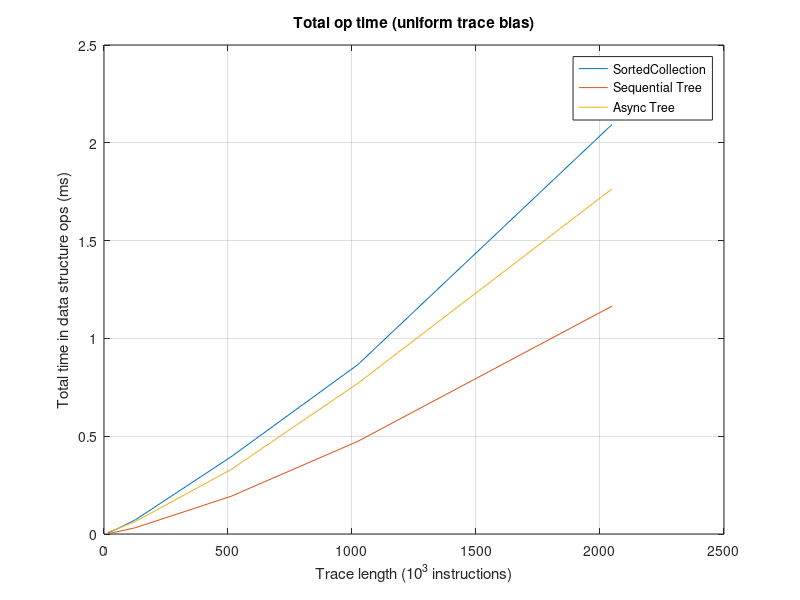
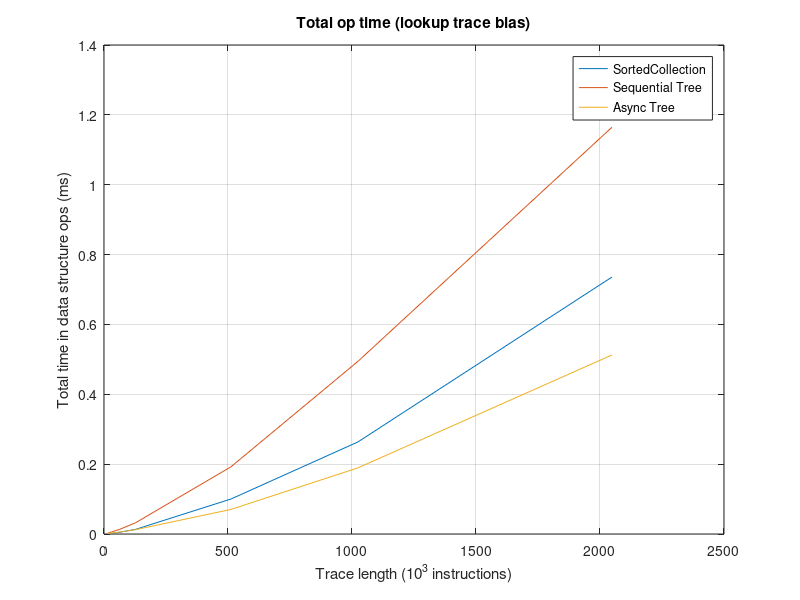
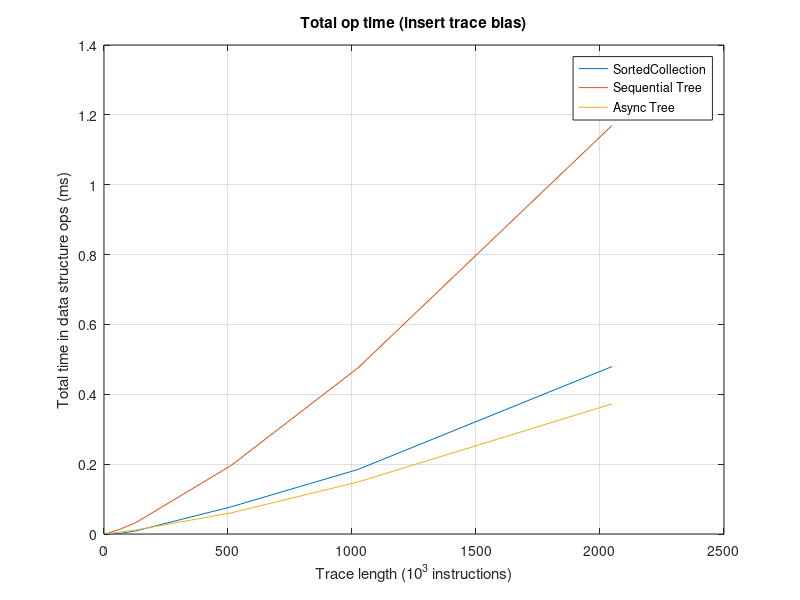
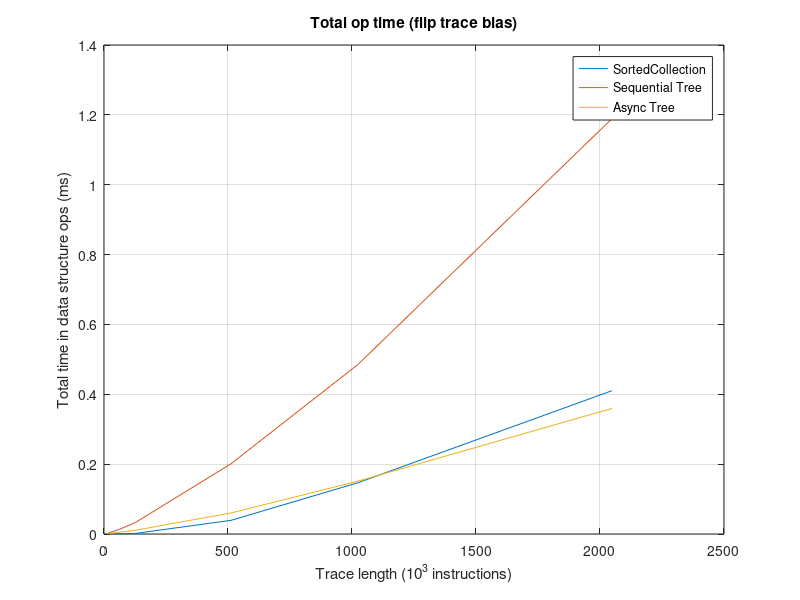

Here is the MATLAB script that generated these plots, in order:
% Make pretty plots of data
%
% 15-418 project
% Team Veggie Tales

%
% Load result sets
%
% results = csvread('results-ghc.csv');
results = csvread('results-laptop.csv');

tvt = csvread('treevtree.csv');

% Get data columns
SCTrial  = results(:,1);
SCOps    = results(:,2);
SCInsert = results(:,3);
SCLookup = results(:,4);
SCDelete = results(:,5);
RBTrial  = results(:,6);
RBOps    = results(:,7);
RBInsert = results(:,8);
RBLookup = results(:,9);
RBDelete = results(:,10);
ATTrial  = tvt(:,1);
ATOps    = tvt(:,2);
ATInsert = tvt(:,3);
ATLookup = tvt(:,4);
ATDelete = tvt(:,5);

%
% Get row indices for parameters
%

% Array versions
v4 = logical([ones(192,1); zeros(192*2,1)]);
v8 = logical([zeros(192,1); ones(192,1); zeros(192,1)]);
v9 = logical([zeros(192*2,1); ones(192,1)]);
% Trace runners
disk = logical(repmat([ones(96,1); zeros(96,1)],3,1));
mem  = logical(repmat([zeros(96,1); ones(96,1)],3,1));
% Lengths
l16k   = logical(repmat([ones(16,1); zeros(16*5,1)],6,1));
l64k   = logical(repmat([zeros(16,1); ones(16,1); zeros(16*4,1)],6,1));
l128k  = logical(repmat([zeros(16*2,1); ones(16,1); zeros(16*3,1)],6,1));
l512k  = logical(repmat([zeros(16*3,1); ones(16,1); zeros(16*2,1)],6,1));
l1024k = logical(repmat([zeros(16*4,1); ones(16,1); zeros(16,1)],6,1));
l2048k = logical(repmat([zeros(16*5,1); ones(16,1)],6,1));
% Biases
buniform = logical(repmat([ones(4,1); zeros(4*3,1)],36,1));
blookup  = logical(repmat([zeros(4,1); ones(4,1); zeros(4*2,1)],36,1));
binsert  = logical(repmat([zeros(4*2,1); ones(4,1); zeros(4,1)],36,1));
bburst   = logical(repmat([zeros(4*3,1); ones(4,1)],36,1));
% Delays
d100us = logical(repmat([1;0;0;0],144,1));
d500us = logical(repmat([0;1;0;0],144,1));
d1ms   = logical(repmat([0;0;1;0],144,1));
d5ms   = logical(repmat([0;0;0;1],144,1));

% Values for x axis
arrays = [1,2,3];
runners = [1,2];
lengths = [16,64,128,512,1024,2048];
biases = [1,2,3,4];
delays = [100,500,1000,5000];

%
% PLOTS WOOO
% 

%% [V9 Mem 1ms] Op time vs Trace Len for Trace Bias
figure;
plot( ...
    lengths, SCOps(v9&mem&buniform&d1ms), ...
    lengths, RBOps(v9&mem&buniform&d1ms), ...
    lengths, ATOps(v4&mem&buniform&d1ms)  ...
);
title('Total op time (uniform trace bias)');
legend('SortedCollection', 'Sequential Tree', 'Async Tree');
ylabel('Total time in data structure ops (ms)');
xlabel('Trace length (10^3 instructions)');
grid on;
figure;
plot( ...
    lengths, SCOps(v9&mem&blookup&d1ms), ...
    lengths, RBOps(v9&mem&blookup&d1ms), ...
    lengths, ATOps(v4&mem&blookup&d1ms)  ...
);
title('Total op time (lookup trace bias)');
legend('SortedCollection', 'Sequential Tree', 'Async Tree');
ylabel('Total time in data structure ops (ms)');
xlabel('Trace length (10^3 instructions)');
grid on;
figure;
plot( ...
    lengths, SCOps(v9&mem&binsert&d1ms), ...
    lengths, RBOps(v9&mem&binsert&d1ms), ...
    lengths, ATOps(v4&mem&binsert&d1ms)  ...
);
title('Total op time (insert trace bias)');
legend('SortedCollection', 'Sequential Tree', 'Async Tree');
ylabel('Total time in data structure ops (ms)');
xlabel('Trace length (10^3 instructions)');
grid on;
figure;
plot( ...
    lengths, SCOps(v9&mem&bburst&d1ms), ...
    lengths, RBOps(v9&mem&bburst&d1ms), ...
    lengths, ATOps(v4&mem&bburst&d1ms)  ...
);
title('Total op time (flip trace bias)');
legend('SortedCollection', 'Sequential Tree', 'Async Tree');
ylabel('Total time in data structure ops (ms)');
xlabel('Trace length (10^3 instructions)');
grid on;

%% [V9 Mem 1ms] INSERT time vs Trace Len for Trace Bias
figure;
plot( ...
    lengths, SCInsert(v9&mem&buniform&d1ms), ...
    lengths, RBInsert(v9&mem&buniform&d1ms), ...
    lengths, ATInsert(v4&mem&buniform&d1ms)  ...
);
title('Avg insert time (uniform trace bias)');
legend('SortedCollection', 'Sequential Tree', 'Async Tree');
ylabel('Avg insert time (ms)');
xlabel('Trace length (10^3 instructions)');
grid on;
figure;
plot( ...
    lengths, SCInsert(v9&mem&blookup&d1ms), ...
    lengths, RBInsert(v9&mem&blookup&d1ms), ...
    lengths, ATInsert(v4&mem&blookup&d1ms)  ...
);
title('Avg insert time (lookup trace bias)');
legend('SortedCollection', 'Sequential Tree', 'Async Tree');
ylabel('Avg insert time (ms)');
xlabel('Trace length (10^3 instructions)');
grid on;
figure;
plot( ...
    lengths, SCInsert(v9&mem&binsert&d1ms), ...
    lengths, RBInsert(v9&mem&binsert&d1ms), ...
    lengths, ATInsert(v4&mem&binsert&d1ms)  ...
);
title('Avg insert time (insert trace bias)');
legend('SortedCollection', 'Sequential Tree', 'Async Tree');
ylabel('Avg insert time (ms)');
xlabel('Trace length (10^3 instructions)');
grid on;
figure;
plot( ...
    lengths, SCInsert(v9&mem&bburst&d1ms), ...
    lengths, RBInsert(v9&mem&bburst&d1ms), ...
    lengths, ATInsert(v4&mem&bburst&d1ms)  ...
);
title('Avg insert time (flip trace bias)');
legend('SortedCollection', 'Sequential Tree', 'Async Tree');
ylabel('Avg insert time (ms)');
xlabel('Trace length (10^3 instructions)');
grid on;

%% [V9 Mem 1ms] LOOKUP time vs Trace Len for Trace Bias
figure;
plot( ...
    lengths, SCLookup(v9&mem&buniform&d1ms), ...
    lengths, RBLookup(v9&mem&buniform&d1ms), ...
    lengths, ATLookup(v4&mem&buniform&d1ms)  ...
);
title('Avg lookup time (uniform trace bias)');
legend('SortedCollection', 'Sequential Tree', 'Async Tree');
ylabel('Avg lookup time (ms)');
xlabel('Trace length (10^3 instructions)');
grid on;
figure;
plot( ...
    lengths, SCLookup(v9&mem&blookup&d1ms), ...
    lengths, RBLookup(v9&mem&blookup&d1ms), ...
    lengths, ATLookup(v4&mem&blookup&d1ms)  ...
);
title('Avg lookup time (lookup trace bias)');
legend('SortedCollection', 'Sequential Tree', 'Async Tree');
ylabel('Avg lookup time (ms)');
xlabel('Trace length (10^3 instructions)');
grid on;
figure;
plot( ...
    lengths, SCLookup(v9&mem&binsert&d1ms), ...
    lengths, RBLookup(v9&mem&binsert&d1ms), ...
    lengths, ATLookup(v4&mem&binsert&d1ms)  ...
);
title('Avg lookup time (insert trace bias)');
legend('SortedCollection', 'Sequential Tree', 'Async Tree');
ylabel('Avg lookup time (ms)');
xlabel('Trace length (10^3 instructions)');
grid on;
figure;
plot( ...
    lengths, SCLookup(v9&mem&bburst&d1ms), ...
    lengths, RBLookup(v9&mem&bburst&d1ms), ...
    lengths, ATLookup(v4&mem&bburst&d1ms)  ...
);
title('Avg lookup time (flip trace bias)');
legend('SortedCollection', 'Sequential Tree', 'Async Tree');
ylabel('Avg lookup time (ms)');
xlabel('Trace length (10^3 instructions)');
grid on;

%% [V9 Mem 1ms] DELETE time vs Trace Len for Trace Bias
figure;
plot( ...
    lengths, SCDelete(v9&mem&buniform&d1ms), ...
    lengths, RBDelete(v9&mem&buniform&d1ms), ...
    lengths, ATDelete(v4&mem&buniform&d1ms)  ...
);
title('Avg delete time (uniform trace bias)');
legend('SortedCollection', 'Sequential Tree', 'Async Tree');
ylabel('Avg delete time (ms)');
xlabel('Trace length (10^3 instructions)');
grid on;
figure;
plot( ...
    lengths, SCDelete(v9&mem&blookup&d1ms), ...
    lengths, RBDelete(v9&mem&blookup&d1ms), ...
    lengths, ATDelete(v4&mem&blookup&d1ms)  ...
);
title('Avg delete time (lookup trace bias)');
legend('SortedCollection', 'Sequential Tree', 'Async Tree');
ylabel('Avg delete time (ms)');
xlabel('Trace length (10^3 instructions)');
grid on;
figure;
plot( ...
    lengths, SCDelete(v9&mem&binsert&d1ms), ...
    lengths, RBDelete(v9&mem&binsert&d1ms), ...
    lengths, ATDelete(v4&mem&binsert&d1ms)  ...
);
title('Avg delete time (insert trace bias)');
legend('SortedCollection', 'Sequential Tree', 'Async Tree');
ylabel('Avg delete time (ms)');
xlabel('Trace length (10^3 instructions)');
grid on;
figure;
plot( ...
    lengths, SCDelete(v9&mem&bburst&d1ms), ...
    lengths, RBDelete(v9&mem&bburst&d1ms), ...
    lengths, ATDelete(v4&mem&bburst&d1ms)  ...
);
title('Avg delete time (flip trace bias)');
legend('SortedCollection', 'Sequential Tree', 'Async Tree');
ylabel('Avg delete time (ms)');
xlabel('Trace length (10^3 instructions)');
grid on;
